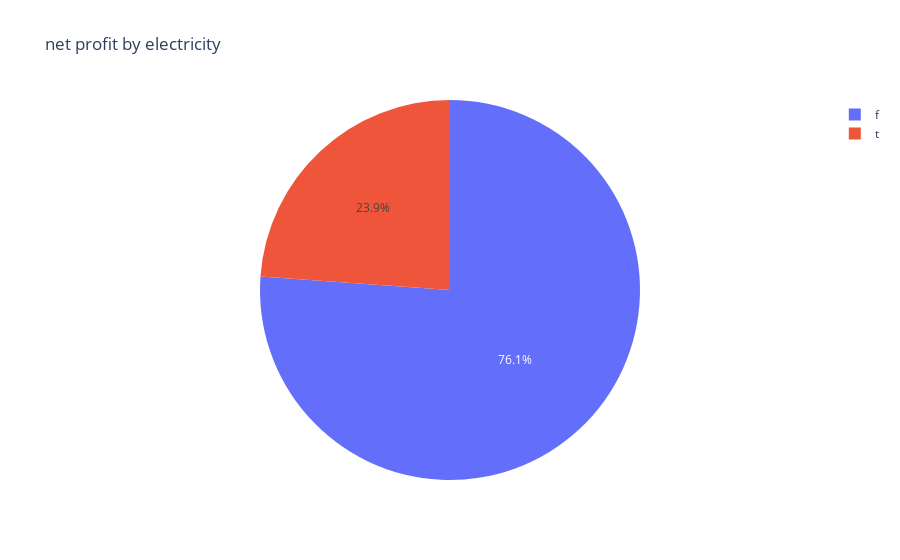

This figure's notebook cell:
### Code cell
px.pie(names=prod_day.index,values=prod_day.values,title='net margin by electricity ')
# ie. 76.1 % net profit besides electricity

### Figure 1 — Plotly figure (JSON) as saved in the notebook; plotly's stock layout.template omitted (floating-point values rounded to 4 significant figures)
{"data": [{"domain": {"x": [0, 1], "y": [0, 1]}, "hovertemplate": "label=%{label}<br>value=%{value}<extra></extra>", "labels": ["f", "t"], "legendgroup": "", "name": "", "showlegend": true, "type": "pie", "values": [25240000.0, 7908000.0]}], "layout": {"legend": {"tracegroupgap": 0}, "title": {"text": "net profit by electricity "}}}
